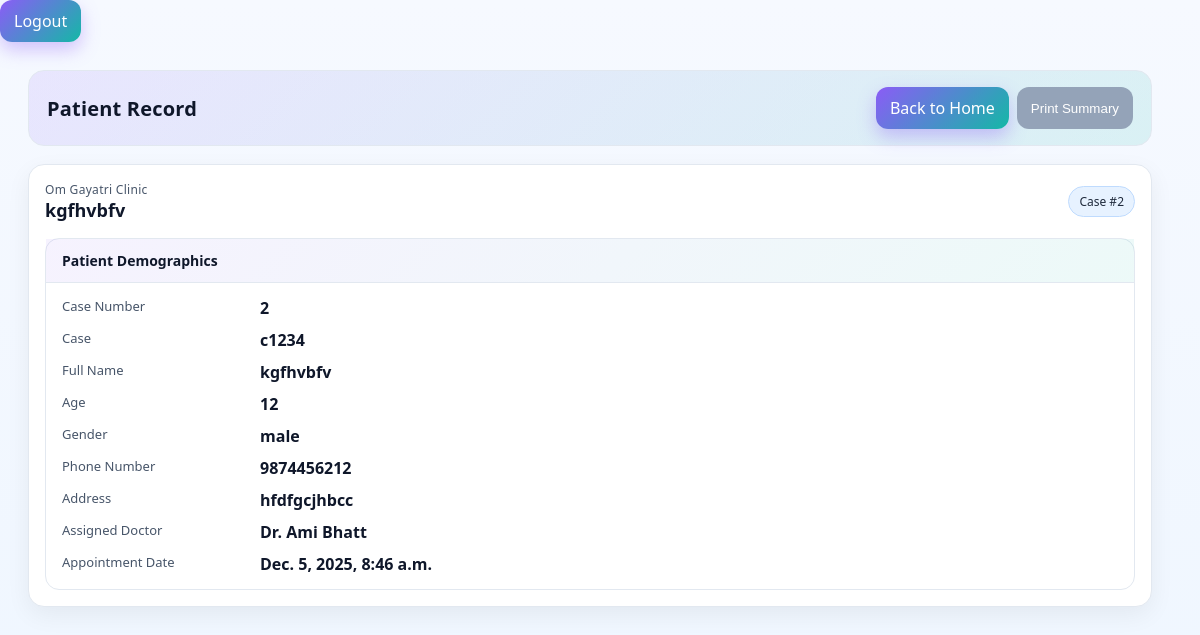
The page /detail/2/ on the database its author committed.
### Anand_Clinic/models.py (models this page shows, shortened)
class Patient(models.Model):
    case_no = models.AutoField(primary_key=True)
    case = models.CharField(max_length=20, null=True, blank=True)
    name = models.CharField(max_length=100)
    age = models.IntegerField()
    phone_no = models.CharField(max_length=10)
    doctor = models.CharField(max_length=50, choices=DOCTOR_CHOICES)
    gender = models.CharField(max_length=50, choices=GENDER)
    address = models.CharField(max_length=255, null=True, blank=True)
    appointment_date = models.DateTimeField(default=timezone.now)

### Anand_Clinic/views.py (the view)
# urls.py: path('detail/<int:pk>/', PatientDetailView.as_view(), name='patient_details'),
class PatientDetailView(DetailView):
    template_name = 'detail.html'
    model = Patient

### templates/detail.html (shortened to what this page needs)
{% extends 'clinic.html' %}
{% block body %}
<div class="header">
    <h1>Patient Record</h1>
    <div class="actions">
        <a class="btn" href="{% url 'Anand_Clinic:index' %}" id="backHomeBtn">Back to Home</a>
        <button class="btn secondary" onclick="window.print()">Print Summary</button>
    </div>
</div>
<div class="card chart print-area">
    <div class="chart-header">
        <div>
            <div class="facility">Om Gayatri Clinic</div>
            <div style="font-size:18px; font-weight:700;">{{ object.name }}</div>
        </div>
        <span class="badge-id">Case #{{ object.case_no }}</span>
    </div>
    <div class="section">
        <div class="section-title">Patient Demographics</div>
        <div class="section-body">
            <div class="info-grid">
                <div class="label">Case Number</div>
                <div class="value">{{ object.case_no }}</div>
                <div class="label">Case</div>
                <div class="value">{{ object.case }}</div>
                <div class="label">Full Name</div>
                <div class="value">{{ object.name }}</div>
                <div class="label">Age</div>
                <div class="value">{{ object.age }}</div>
                <div class="label">Gender</div>
                <div class="value">{{ object.gender }}</div>
                <div class="label">Phone Number</div>
                <div class="value">{{ object.phone_no }}</div>
                <div class="label">Address</div>
                <div class="value">{{ object.address }}</div>
                <div class="label">Assigned Doctor</div>
                <div class="value">{{ object.get_doctor_display }}</div>
                <div class="label">Appointment Date</div>
                <div class="value">{{ object.appointment_date }}</div>
            </div>
        </div>
    </div>
</div>
{% endblock body %}

### templates/clinic.html (style rules this page uses)
:root { --bg: #f6f9ff; --bg-soft: #ffffff; --text: #0f172a; --muted: #475569; --primary: #8b5cf6; --primary-2: #14b8a6; --primary-3: #60a5fa; --card: #ffffff; --surface: #ffffff; --border: #e2e8f0; --success: #10b981; }
html, body { height: 100%; }
body { margin: 0; font-family: system-ui, -apple-system, Segoe UI, Roboto, Helvetica, Arial, sans-serif; background: linear-gradient(180deg, #f6f9ff 0%, #eef6ff 100%); color: var(--text); }
.header { display: flex; justify-content: space-between; align-items: center; margin-bottom: 18px; background: linear-gradient(135deg, rgba(139,92,246,0.12), rgba(20,184,166,0.12)); border: 1px solid var(--border); border-radius: 16px; padding: 16px 18px; position: static; }
.header h1 { margin: 0; font-size: 20px; letter-spacing: 0.2px; }
.card { background: var(--card); border: 1px solid var(--border); border-radius: 16px; padding: 16px; box-shadow: 0 8px 24px rgba(2, 6, 23, 0.06); }
.btn { display: inline-block; background: linear-gradient(135deg, var(--primary), var(--primary-2)); color: #fff; border: none; border-radius: 12px; padding: 10px 14px; text-decoration: none; cursor: pointer; transition: transform 120ms ease, box-shadow 200ms ease, filter 120ms ease; box-shadow: 0 8px 18px rgba(139,92,246,0.35); }
.btn.secondary { background: #94a3b8; box-shadow: none; }

### templates/detail.html (style rules this page uses)
.chart { display: grid; gap: 16px; }
.chart-header { display: grid; grid-template-columns: 1fr auto; gap: 10px; align-items: center; }
.facility { font-size: 12px; color: var(--muted); letter-spacing: .3px; }
.badge-id { display: inline-block; padding: 6px 10px; border-radius: 999px; background: rgba(96,165,250,0.15); color: #1e293b; border: 1px solid #bfdbfe; font-size: 12px; }
.section { border: 1px solid var(--border); border-radius: 14px; background: var(--card); }
.section-title { padding: 12px 16px; border-bottom: 1px solid var(--border); background: linear-gradient(135deg, rgba(139,92,246,0.08), rgba(20,184,166,0.08)); font-weight: 700; font-size: 14px; }
.section-body { padding: 14px 16px; }
.info-grid { display: grid; grid-template-columns: 180px 1fr; row-gap: 10px; column-gap: 18px; }
.label { color: var(--muted); font-size: 13px; }
.value { color: var(--text); font-size: 16px; font-weight: 600; }
.actions { display: flex; gap: 8px; }

### rows shown on the page
Patient: name "kgfhvbfv", case_no "2", case "c1234", age "12", gender "male", phone_no "9874456212", address "hfdfgcjhbcc", doctor "Dr. Ami Bhatt", appointment_date "Dec. 5, 2025, 8:46 a.m."
